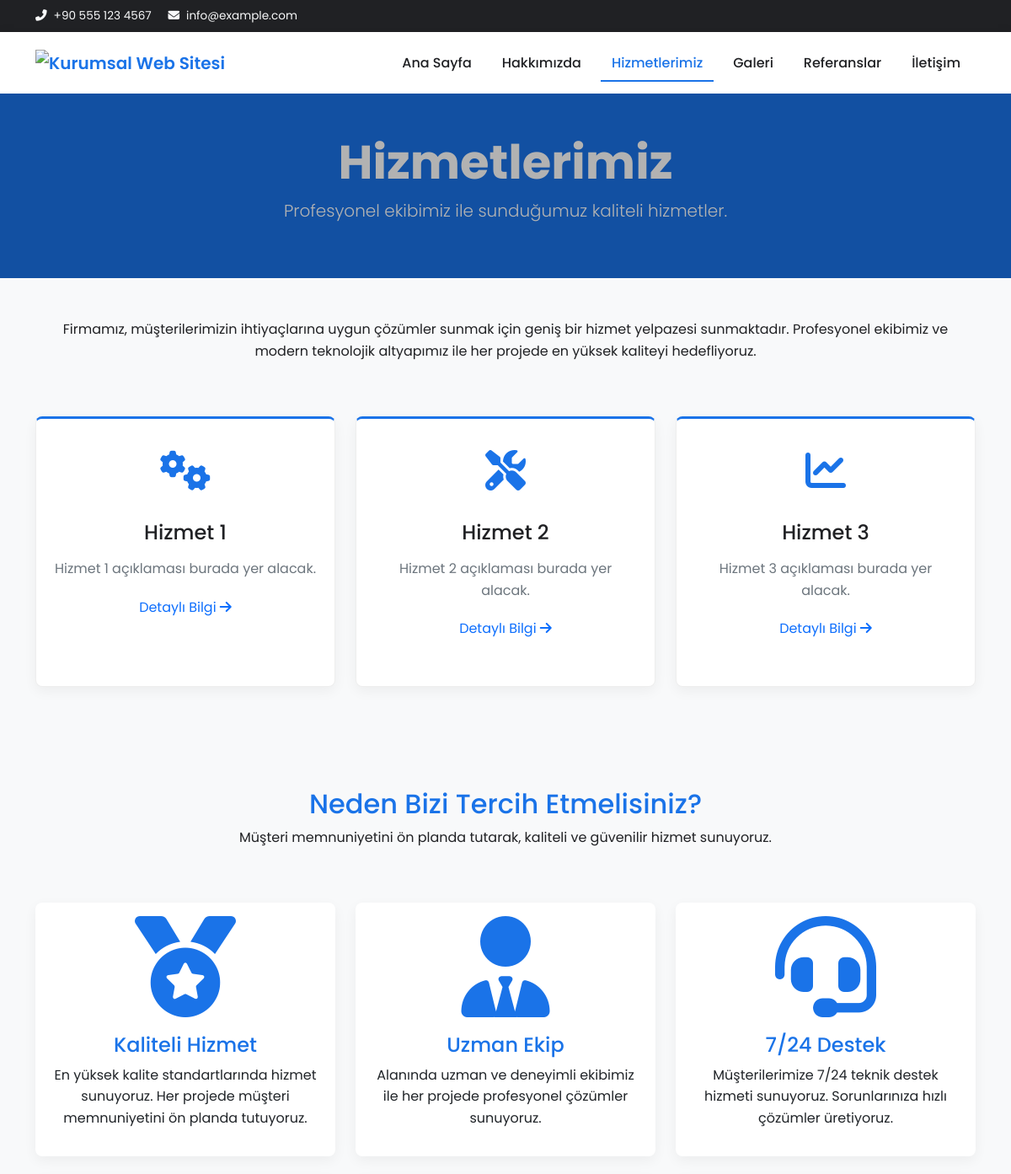
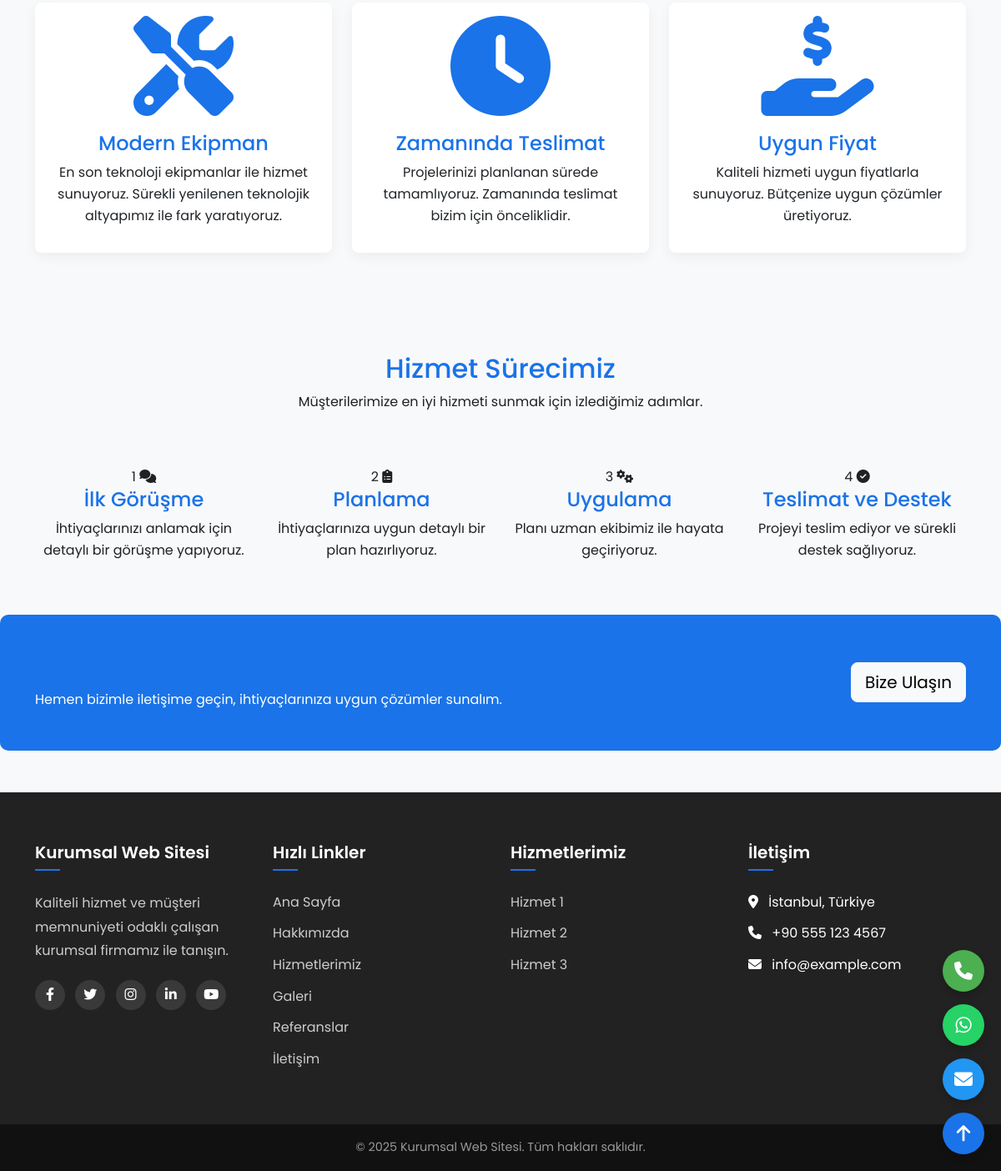
/pages/hizmetler.php, run on the app's committed database (2 pictures, top to bottom).
### tables this page shows
CREATE TABLE IF NOT EXISTS `site_settings` (
  `id` int NOT NULL AUTO_INCREMENT,
  `site_title` varchar(255) NOT NULL,
  `contact_phone` varchar(20) DEFAULT NULL,
  `contact_email` varchar(100) DEFAULT NULL,
  `contact_address` varchar(255) DEFAULT NULL,
  `color_scheme` varchar(50) DEFAULT 'blue-green',
  `page_header_bg` varchar(100) DEFAULT 'page-header-bg.jpg',
  `facebook_url` varchar(255) DEFAULT NULL,
  `twitter_url` varchar(255) DEFAULT NULL,
  `instagram_url` varchar(255) DEFAULT NULL,
  `linkedin_url` varchar(255) DEFAULT NULL,
  `youtube_url` varchar(255) DEFAULT NULL,
  `whatsapp_phone` varchar(20) DEFAULT NULL,
  `created_at` timestamp NULL DEFAULT CURRENT_TIMESTAMP,
  PRIMARY KEY (`id`)
);

CREATE TABLE IF NOT EXISTS `services` (
  `id` int NOT NULL AUTO_INCREMENT,
  `name` varchar(255) NOT NULL,
  `description` text,
  `icon` varchar(100) DEFAULT NULL,
  `price` decimal(10,2) DEFAULT NULL,
  `created_at` timestamp NULL DEFAULT CURRENT_TIMESTAMP,
  PRIMARY KEY (`id`)
);

### pages/hizmetler.php (the view, shortened to what the rows shown need)
<?php
require_once '../config.php';
try {
    $pdo = getDbConnection();
    $stmt = $pdo->query("SELECT * FROM services ORDER BY id ASC");
    $services = $stmt->fetchAll();
} catch (PDOException $e) {
    $services = [
        [
            'id' => 1,
            'name' => 'Teknik Danışmanlık',
            'description' => 'Profesyonel ekibimiz ile teknik konularda danışmanlık hizmeti sunuyoruz.',
            'icon' => 'fas fa-cogs'
        ],
        [
            'id' => 2,
            'name' => 'Proje Yönetimi',
            'description' => 'Projelerinizi başından sonuna kadar profesyonel bir şekilde yönetiyoruz.',
            'icon' => 'fas fa-tasks'
        ],
        [
            'id' => 3,
            'name' => 'Bakım ve Onarım',
            'description' => 'Düzenli bakım ve onarım hizmetleri ile sistemlerinizin sürekli çalışmasını sağlıyoruz.',
            'icon' => 'fas fa-tools'
        ],
        [
            'id' => 4,
            'name' => 'Montaj Hizmetleri',
            'description' => 'Uzman ekibimiz ile hızlı ve güvenilir montaj hizmetleri sunuyoruz.',
            'icon' => 'fas fa-hammer'
        ],
        [
            'id' => 5,
            'name' => 'Acil Servis',
            'description' => '7/24 acil servis hizmetimiz ile sorunlarınıza hızlı çözümler üretiyoruz.',
            'icon' => 'fas fa-ambulance'
        ],
        [
            'id' => 6,
            'name' => 'Keşif ve Planlama',
            'description' => 'Ücretsiz keşif ve detaylı planlama hizmetleri ile projelerinizi hayata geçiriyoruz.',
            'icon' => 'fas fa-search'
        ],
        [
            'id' => 7,
            'name' => 'Kalite Kontrol',
            'description' => 'Detaylı kalite kontrol süreçleri ile hizmetlerimizin en yüksek standartlarda olmasını sağlıyoruz.',
            'icon' => 'fas fa-check-circle'
        ],
        [
            'id' => 8,
            'name' => 'Eğitim ve Destek',
            'description' => 'Müşterilerimize kapsamlı eğitim ve destek hizmetleri sunuyoruz.',
            'icon' => 'fas fa-graduation-cap'
        ],
        [
            'id' => 9,
            'name' => 'Yedek Parça Temini',
            'description' => 'Orijinal yedek parça temini ile sistemlerinizin performansını koruyoruz.',
            'icon' => 'fas fa-cog'
        ]
    ];
}
include_once '../includes/header.php';
?>
<div class="page-header bg-primary text-white py-5 mb-5">
    <div class="container">
        <div class="row">
            <div class="col-12">
                <h1 class="display-4">Hizmetlerimiz</h1>
            </div>
        </div>
    </div>
</div>
<section class="services-page-section pb-5">
    <div class="container">
        <div class="row">
            <?php foreach ($services as $service): ?>
                <div class="col-lg-4 col-md-6 mb-4">
                    <div class="service-card">
                        <div class="service-icon">
                            <i class="<?php echo $service['icon']; ?>"></i>
                        </div>
                        <h3 class="service-title"><?php echo $service['name']; ?></h3>
                        <p class="service-description"><?php echo $service['description']; ?></p>
                        <a href="<?php echo SITE_URL; ?>/pages/hizmet-detay.php?id=<?php echo $service['id']; ?>" class="service-link">
                            Detaylı Bilgi <i class="fas fa-arrow-right"></i>
                        </a>
                    </div>
                </div>
            <?php endforeach; ?>
        </div>
    </div>
</section>
<section class="why-choose-section py-5 bg-light">
    <div class="container">
        <div class="row">
            <div class="col-12 text-center mb-5">
                <h2>Neden Bizi Tercih Etmelisiniz?</h2>
            </div>
        </div>
    </div>
</section>
<section class="process-section py-5">
    <div class="container">
        <div class="row">
            <div class="col-12 text-center mb-5">
                <h2>Hizmet Sürecimiz</h2>
            </div>
        </div>
    </div>
</section>
<?php
include_once '../includes/footer.php';
?>

### includes/header.php (shortened to what the rows shown need)
<?php
require_once __DIR__ . '/../config.php';
$settings = getSiteSettings();
?>
<!DOCTYPE html>
<html lang="tr">
<head>
    <link href="https://cdn.jsdelivr.net/npm/bootstrap@5.3.0/dist/css/bootstrap.min.css" rel="stylesheet">
    <link rel="stylesheet" href="https://cdnjs.cloudflare.com/ajax/libs/font-awesome/6.4.0/css/all.min.css" />
    <link rel="stylesheet" href="<?php echo SITE_URL; ?>/assets/css/style.css?v=<?php echo time(); ?>">
    <link rel="stylesheet" href="<?php echo SITE_URL; ?>/assets/css/topbar.css?v=<?php echo time(); ?>">
    <?php
    echo getColorSchemeVariables();
    ?>
</head>
<body>
    <div class="top-bar bg-dark text-light py-2">
        <div class="container">
            <div class="row align-items-center">
                <div class="col-md-6">
                    <div class="contact-info">
                        <?php if (!empty($settings['contact_phone'])): ?>
                            <span class="me-3"><i class="fas fa-phone-alt me-2"></i><?php echo $settings['contact_phone']; ?></span>
                        <?php endif; ?>
                        <?php if (!empty($settings['contact_email'])): ?>
                            <span><i class="fas fa-envelope me-2"></i><?php echo $settings['contact_email']; ?></span>
                        <?php endif; ?>
                    </div>
                </div>
            </div>
        </div>
    </div>
</body>
</html>

### includes/footer.php (shortened to what the rows shown need)
    <footer class="footer">
        <div class="container">
            <div class="row">
                <div class="col-lg-3 col-md-6 mb-4 mb-lg-0">
                    <h5><?php echo htmlspecialchars($settings['site_title']); ?></h5>
                    <p>Kaliteli hizmet ve müşteri memnuniyeti odaklı çalışan kurumsal firmamız ile tanışın.</p>
                    <div class="social-icons">
                        <?php if (!empty($settings['facebook_url'])): ?>
                            <a href="<?php echo htmlspecialchars($settings['facebook_url']); ?>" target="_blank"><i class="fab fa-facebook-f"></i></a>
                        <?php endif; ?>
                        <?php if (!empty($settings['twitter_url'])): ?>
                            <a href="<?php echo htmlspecialchars($settings['twitter_url']); ?>" target="_blank"><i class="fab fa-twitter"></i></a>
                        <?php endif; ?>
                        <?php if (!empty($settings['instagram_url'])): ?>
                            <a href="<?php echo htmlspecialchars($settings['instagram_url']); ?>" target="_blank"><i class="fab fa-instagram"></i></a>
                        <?php endif; ?>
                        <?php if (!empty($settings['linkedin_url'])): ?>
                            <a href="<?php echo htmlspecialchars($settings['linkedin_url']); ?>" target="_blank"><i class="fab fa-linkedin-in"></i></a>
                        <?php endif; ?>
                        <?php if (!empty($settings['youtube_url'])): ?>
                            <a href="<?php echo htmlspecialchars($settings['youtube_url']); ?>" target="_blank"><i class="fab fa-youtube"></i></a>
                        <?php endif; ?>
                    </div>
                </div>
                <div class="col-lg-3 col-md-6 mb-4 mb-md-0">
                    <ul class="list-unstyled">
                        <?php
                        try {
                            $stmt = $pdo->prepare("SELECT id, name FROM services LIMIT 5");
                            $stmt->execute();
                            while ($service = $stmt->fetch(PDO::FETCH_ASSOC)) {
                                echo '<li><a href="' . SITE_URL . '/pages/hizmet-detay.php?id=' . $service['id'] . '">' . htmlspecialchars($service['name']) . '</a></li>';
                            }
                        } catch (PDOException $e) {
                            echo '';
                        }
                        ?>
                    </ul>
                </div>
                <div class="col-lg-3 col-md-6">
                    <ul class="list-unstyled">
                        <li><i class="fas fa-map-marker-alt me-2"></i> <?php echo htmlspecialchars($settings['contact_address'] ?? 'Adres bilgisi bulunamadı'); ?></li>
                        <li><i class="fas fa-phone me-2"></i> <?php echo htmlspecialchars($settings['contact_phone'] ?? 'Telefon bilgisi bulunamadı'); ?></li>
                        <li><i class="fas fa-envelope me-2"></i> <?php echo htmlspecialchars($settings['contact_email'] ?? 'E-posta bilgisi bulunamadı'); ?></li>
                    </ul>
                </div>
            </div>
        </div>
        <div class="footer-bottom">
            <div class="container">
                <p>&copy; <?php echo date("Y"); ?> <?php echo htmlspecialchars($settings['site_title']); ?>. Tüm hakları saklıdır.</p>
            </div>
        </div>
    </footer>
</body>
</html>

### data on the page
site_settings: contact_phone "+90 555 123 4567", contact_email "info@example.com", site_title "Kurumsal Web Sitesi", contact_address "İstanbul, Türkiye"
services: name "Hizmet 1", description "Hizmet 1 açıklaması burada yer alacak."
services: name "Hizmet 2", description "Hizmet 2 açıklaması burada yer alacak."
services: name "Hizmet 3", description "Hizmet 3 açıklaması burada yer alacak."
